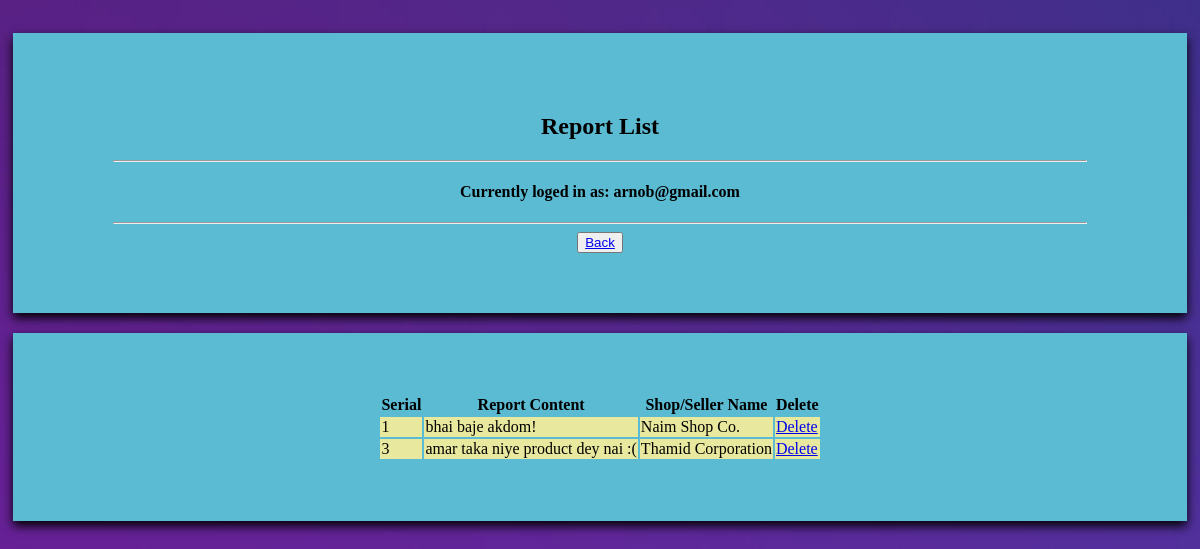
Screenshot of /Admin/view/admin_reportlist.php (signed in) with the database file from the repository.
### tables this page shows
CREATE TABLE `reports` (
  `id` int(250) NOT NULL,
  `report` varchar(250) NOT NULL,
  `shop_name` varchar(250) NOT NULL
);

### Admin/model/admin_db.php (called while the page is built, shortened)
<?php
class db
{
function ShowAll($conn,$table)
{
    $result = $conn->query("SELECT * FROM  $table");
    return $result;
}
}
?>

### Admin/view/admin_reportlist.php (the view, shortened to what this page needs)
<?php
include('../model/admin_db.php');
?>
<html>
<body background="../uploads/admin/admin_registration_background.jpg">
<link rel="stylesheet" type="text/css" href="../css/admin_welcome_style.css">
</head>
<form>
<h2><center>Report List</center></h2>
<hr size="2" width="100%">
<h4><center>Currently loged in as: <?php echo $_SESSION["email"];?></center></h4>
<hr size="2" width="100%">
<center><button><a href="../view/admin_homepage.php">Back</a></button></center>
</form>
<form>
<center>
<?php
$connection = new db();
$conobj=$connection->openCon();
$userQuery=$connection->ShowAll($conobj,"reports");
if ($userQuery->num_rows > 0)
{
  echo "<table><tr><th>Serial</th><th>Report Content</th><th>Shop/Seller Name</th><th>Delete</th></tr>";
  while($row = $userQuery->fetch_assoc())
  {
    echo "<tr><td>".$row["id"]."</td><td>".$row["report"]."</td><td>".$row["shop_name"]."</td><td><a href='admin_reportlist.php?id=".$row['id']."' > Delete </a></td></tr>";
  }
    echo "</table>";
  }
  else
  {
    echo "No results found! :(";
  }
?>
</body>
</html>

### Admin/css/admin_welcome_style.css (style rules this page uses)
* { box-sizing: border-box; }
body { padding: 5px; }
body form { margin-top: 20px; }
form { background-color: rgb(91, 187, 211); padding: 60px 100px; box-shadow: 0px 5px 10px black; }
td { background-color: rgb(232, 232, 158); }

### rows the page displays
reports: id "1", report "bhai baje akdom!", shop_name "Naim Shop Co."
reports: id "3", report "amar taka niye product dey nai :(", shop_name "Thamid Corporation"

### other values shown
$_SESSION["email"] "arnob@gmail.com"
